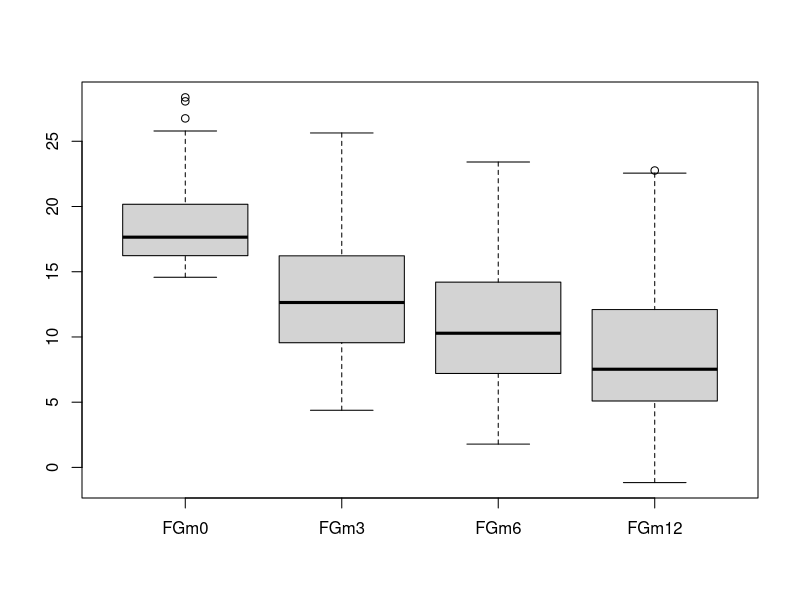
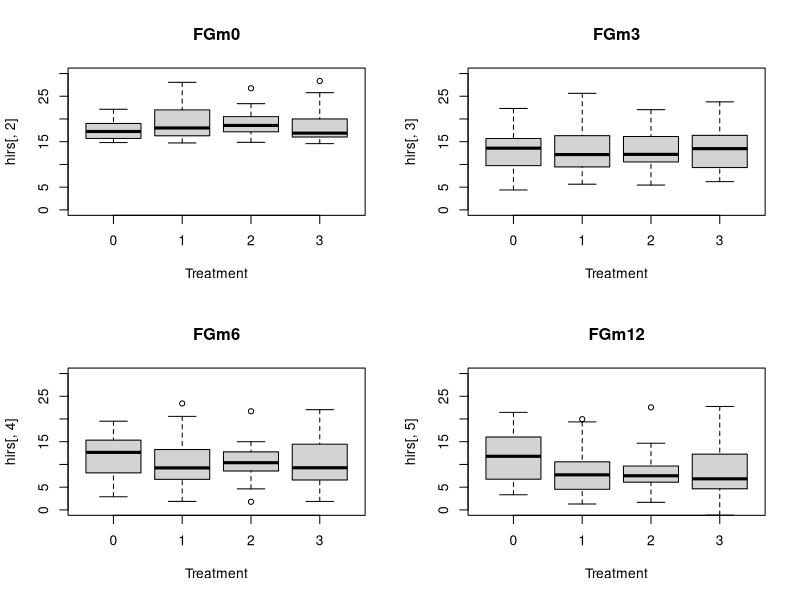
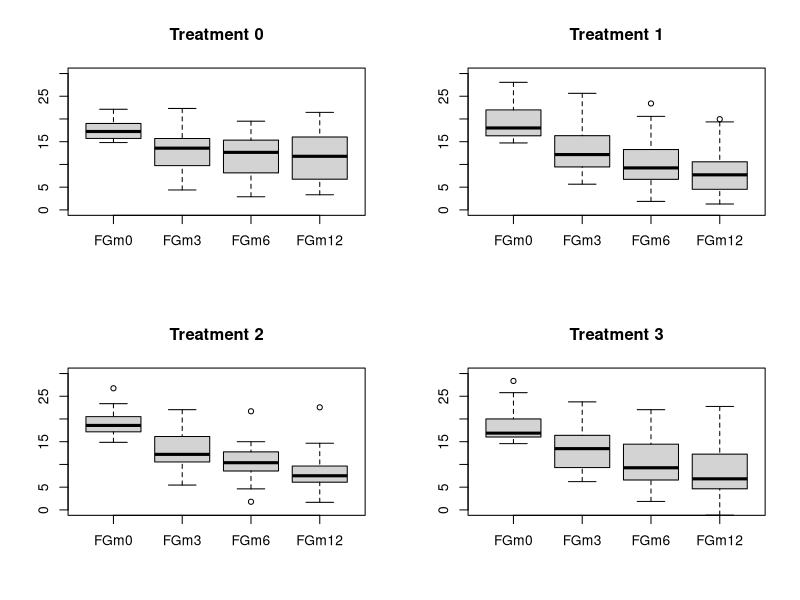
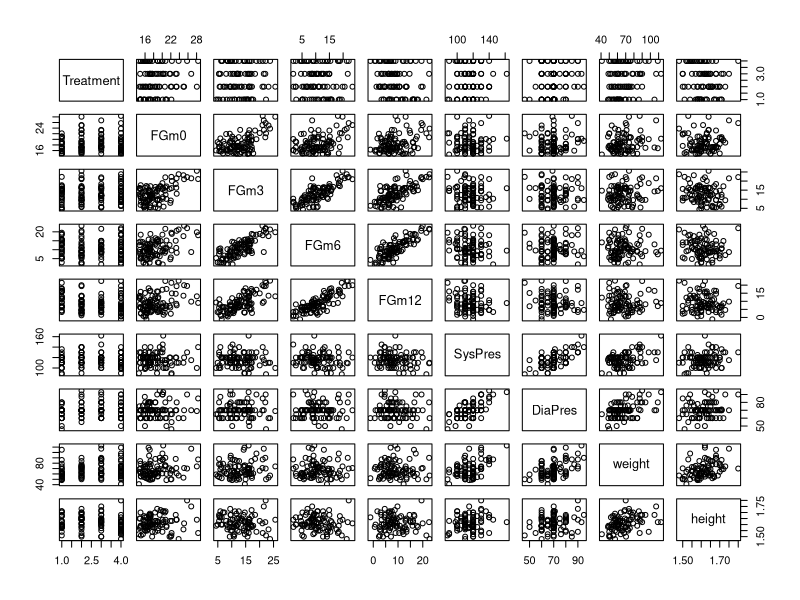
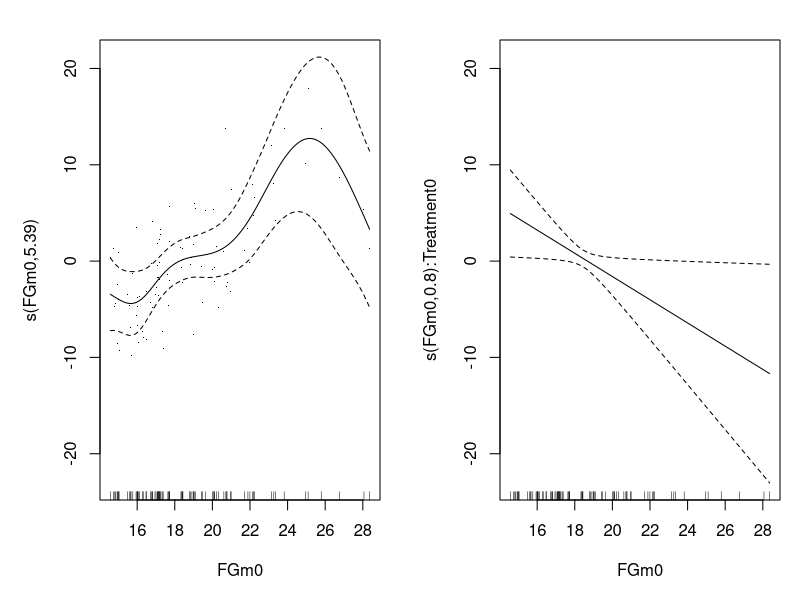
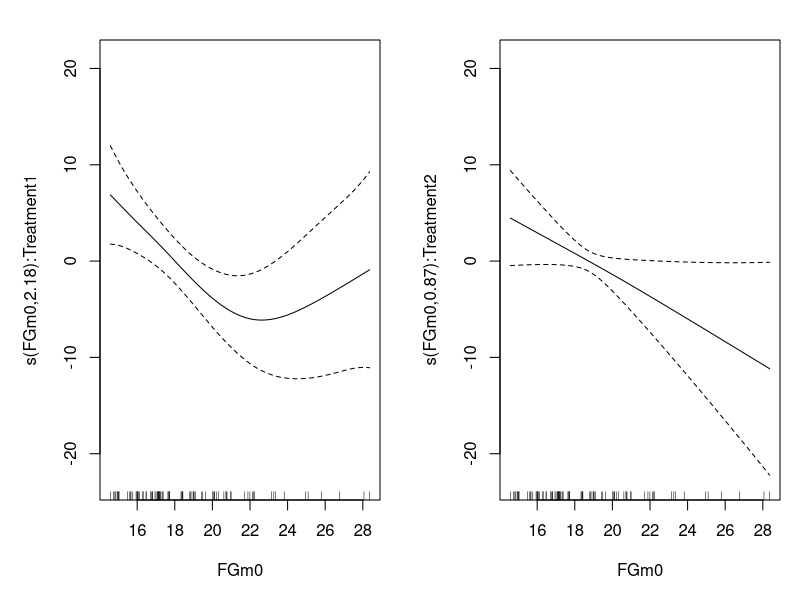
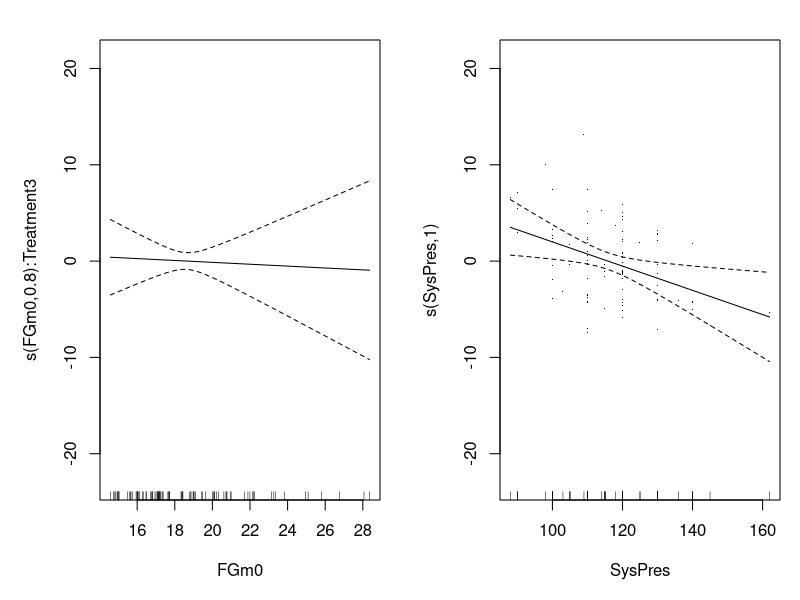
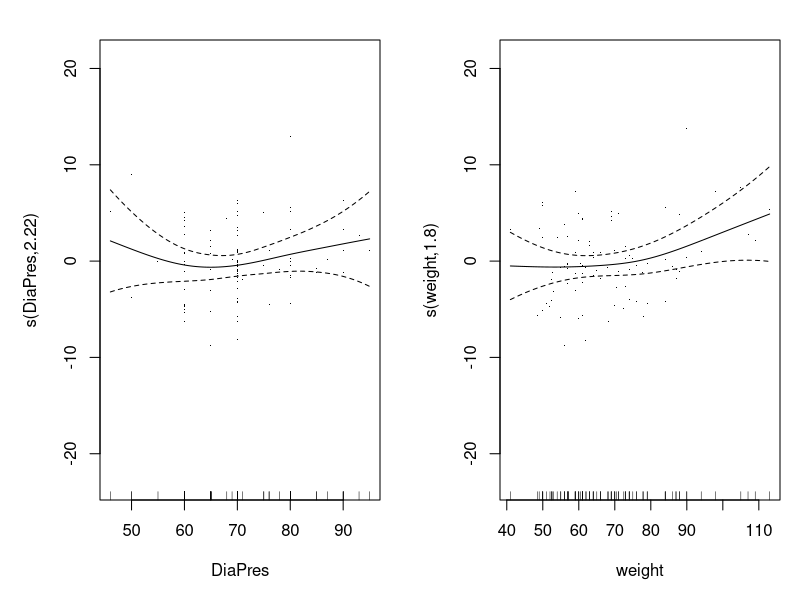

The R script that drew these images, in order:
## ---- chunk 1
knitr::opts_chunk$set(echo = TRUE)
## ---- chunk 2
hirs <- read.table("hirsutism.dat",header=T, sep="\t",fill=TRUE)
Treatment<- hirs$Treatment <- as.factor(hirs$Treatment)
summary(hirs)
## ---- chunk 3
boxplot(hirs[,2:5])
par(mfrow=c(2,2))
boxplot(hirs[,2]~hirs$Treatment,ylim=c(0,30), main=names(hirs)[2], xlab="Treatment")
boxplot(hirs[,3]~hirs$Treatment,ylim=c(0,30), main=names(hirs)[3], xlab="Treatment")
boxplot(hirs[,4]~hirs$Treatment,ylim=c(0,30), main=names(hirs)[4], xlab="Treatment")
boxplot(hirs[,5]~hirs$Treatment,ylim=c(0,30), main=names(hirs)[5], xlab="Treatment")
par(mfrow=c(1,1))
par(mfrow=c(2,2))
boxplot(hirs[hirs$Treatment==0,2:5],ylim=c(0,30), main="Treatment 0")
boxplot(hirs[hirs$Treatment==1,2:5],ylim=c(0,30), main="Treatment 1")
boxplot(hirs[hirs$Treatment==2,2:5],ylim=c(0,30), main="Treatment 2")
boxplot(hirs[hirs$Treatment==3,2:5],ylim=c(0,30), main="Treatment 3")
par(mfrow=c(1,1))

pairs(hirs)
## ---- chunk 4
library(mgcv)

gam1 <- gam(FGm12 ~ Treatment + FGm0 + SysPres + DiaPres + weight + height, data = hirs)
summary(gam1)
## ---- chunk 5
gam2 <- gam(FGm12 ~ Treatment + s(FGm0) + s(FGm0, by = Treatment) + s(SysPres) + s(DiaPres) + s(weight) + s(height), data = hirs)
summary(gam2)
## ---- chunk 6
plot(gam2, residuals = TRUE, shade=TRUE, seWithMean=TRUE, pages = 7)
## ---- chunk 7
gam3 <- gam(FGm12 ~ Treatment + s(FGm0, by = Treatment) + SysPres, data = hirs) 
summary(gam3)
## ---- chunk 8
plot(gam3, residuals = TRUE, shade=TRUE, seWithMean=TRUE)
## ---- chunk 9
vis.gam(gam3, view=c("Treatment","FGm0"), plot.type = "persp", theta=30, phi=30)
vis.gam(gam3, view=c("Treatment","FGm0"), plot.type = "contour")
## ---- chunk 10
anova(gam3,gam2,test="F")
## ---- chunk 11
gam4 <- gam(FGm12 ~ Treatment + s(FGm0, by = Treatment), data = na.omit(hirs)) 
summary(gam4)
anova(gam4, gam2, test = "F")
## ---- chunk 12
plot(gam4, residuals = TRUE, shade=TRUE, seWithMean=TRUE)
## ---- chunk 13
vis.gam(gam4, view=c("Treatment","FGm0"), plot.type = "persp", theta=30, phi=30)
vis.gam(gam4, view=c("Treatment","FGm0"), plot.type = "contour")
## ---- chunk 14
gam5 <- gam(FGm12 ~ s(FGm0) + Treatment, data = na.omit(hirs))
summary(gam5)
anova(gam5, gam2, test = "F")
## ---- chunk 15
plot(gam5, residuals = TRUE, shade=TRUE, seWithMean=TRUE)
## ---- chunk 16
vis.gam(gam5, view=c("Treatment","FGm0"), plot.type = "persp", theta=30, phi=30)
vis.gam(gam5, view=c("Treatment","FGm0"), plot.type = "contour")
## ---- chunk 17
gam6 <- gam(FGm12 ~ s(FGm0, by = Treatment) + SysPres + Treatment+ s(FGm0, SysPres), data = hirs)
summary(gam6)
anova(gam6, gam2, test = "F")
## ---- chunk 18
plot(gam6, residuals = TRUE, shade=TRUE, seWithMean=TRUE)
## ---- chunk 19
vis.gam(gam6, view=c("SysPres","FGm0"), plot.type = "persp", theta=30, phi=30)
vis.gam(gam6, view=c("SysPres","FGm0"), plot.type = "contour")

vis.gam(gam6, view=c("Treatment","FGm0"), plot.type = "persp", theta=30, phi=30)
vis.gam(gam6, view=c("Treatment","FGm0"), plot.type = "contour")

vis.gam(gam6, view=c("Treatment","SysPres"), plot.type = "persp", theta=30, phi=30)
vis.gam(gam6, view=c("Treatment","SysPres"), plot.type = "contour")

## ---- chunk 20
anova(gam1,gam2,test="F")
## ---- chunk 21
anova(gam4,gam3,test="F")
anova(gam5,gam4,test="F")
anova(gam5,gam6,test="F")
